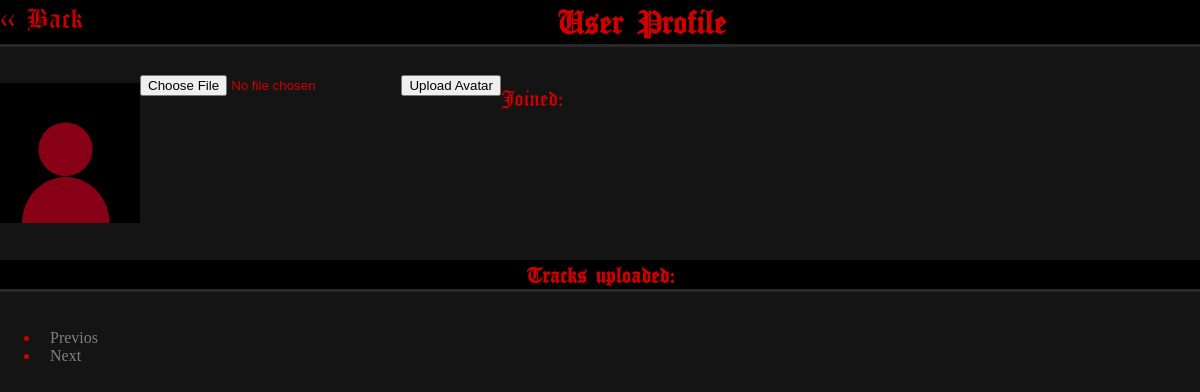
The page /profile/7/ on the database as committed earlier.
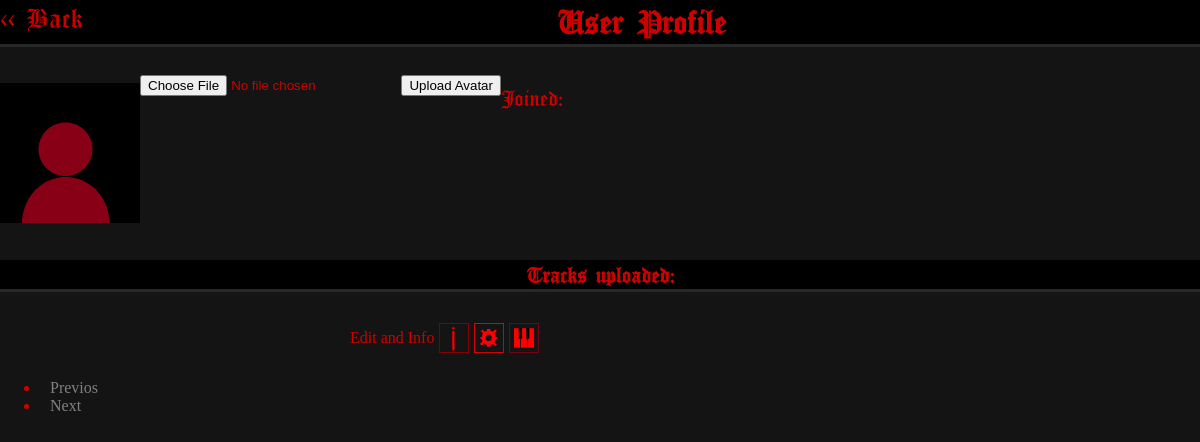
The same page on the database as committed later.
### MS_APP/models.py (models this page shows)
class Track(models.Model):
    STATUS_CHOICES = [
        (1, 'Demo Version'),
        (2, 'Released Version')
    ]
    PRIVATE_CHOICES = [
        (1, 'Private'),
        (2, 'Public')
    ]
    title = models.CharField(max_length=200)
    artist = models.CharField(max_length=200)
    note_num =models.IntegerField()
    duration = models.DurationField()
    created_at = models.DateTimeField(auto_now_add=True)
    dere_st = models.IntegerField(choices=STATUS_CHOICES, default=1)
    privaty_ch = models.IntegerField(choices=PRIVATE_CHOICES, default=2)
    likes = models.IntegerField(default=0)
    cho_ones = models.ManyToManyField(User, related_name='featured_tracks', blank=True)
    author = models.ForeignKey(User, on_delete=models.CASCADE)

### MS_APP/views.py (the view)
# urls.py: path('profile/<int:id>/', views.ProfileView, name='profile'),
def ProfileView(request, id):
    if request.method == 'GET':
        request.user
        track_list = Track.objects.filter(author = User.objects.get(id=id)).order_by('-created_at')
        paginator = Paginator(track_list, 10)
        page_number = request.GET.get('page')
        page_obj = paginator.get_page(page_number)
        return render(request, 'profile.html', {'id': id, 'page_obj': page_obj})
    if request.method == 'POST':
        pass

### templates/profile.html (shortened to what this page needs)
<DOCTYPE html>
{%load static %}
<html lang="en">
 <head >
        <link rel="stylesheet" href="{% static 'profile.css' %}">
  </head>
<body>
<a href="/" class="back-but1"> << Back </a>
<h2 class="mid"> User Profile</h2>
<div class="profile_info"><p><img src="{% static 'avatars/avatar_stability.png' %}" alt="User" class="user-img" ></p>
<form method="POST" enctype="multipart/form-data">
<input type="file" name="avatar" >
<button type="submit" class="upload_button">Upload Avatar</button>
</form>
<div><p>{{ user.username }}</p>
<p>Joined: {{ user.date_joined }}</p></div></div>
<h4 class="mid">Tracks uploaded: {{ tracks_count }}</h4>
<div class="track_list">
{% for track in page_obj %}
    <div class="track-row">
        <p>{{ track.title }}</p>
        <a href="{% url 'track_info' track.id %}"><img src="{% static 'sitemages/track_info.png' %}" alt="Track Info icon" class="track-info-icon"></button></a>
        <a href="{% url 'edit_track' track.id %}"><img src="{% static 'sitemages/edit_track.png' %}" alt="Track Edit icon" class="track-edit-icon"></a>
        <a href="{% url 'sequences' track.id %}"><img src="{% static 'sitemages/piano_roll.png' %}" alt="Piano Roll" class="track-piano-icon"></a>
    </div>
{%endfor%}
</div>
<nav aria-label="navv">
    <ul class="paginaton">
        <li class="page_item">
            <a class="page-link {% if not page_obj.has_previous %} disabled {% endif %}" href="{% if page_obj.has_previous %} {% url 'profile' id %}?page={{ page_obj.previous_page_number }} {% endif %}">
                Previos
            </a>
        </li>
        <li class="page-item">
            <a class="page-link {% if not page_obj.has_next %} disabled {% endif %}" href="{% if page_obj.has_next %} {% url 'profile' id %}?page={{ page_obj.next_page_number }} {% endif %}">
                Next
            </a>
        </li>
    </ul>
</nav>
</body>
</html>

### static/profile.css (style rules this page uses)
.user-img { width: 140px; height: 140px; }
body { margin: 0; color: rgb(208, 0, 0); background-color: rgb(20, 20, 20); }
a { color: rgb(200, 0, 0); }
.mid { font-family: 'MyFont', sans-serif; background-color: black; text-align: center; border-bottom: 3px solid rgb(40, 40, 40); }
.page-link { color: rgb(255, 0, 0); text-decoration: none; padding: 10px; }
.disabled { pointer-events: none; color: grey; }
.profile_info { font-family: 'MyFont', sans-serif; display: flex; flex-direction: row; }
.track_list { display: flex; flex-direction: column; width: 500px; justify-self: center }
.track-info-icon { width: 30px; height: 30px; }
.track-edit-icon { width: 30px; height: 30px; }
.track-row { display: flex; flex-direction: row; gap: 5px; align-items: center; }
.track-piano-icon { width: 30px; height: 30px; }
.back-but1 { float: left; font-family: 'MyFont', sans-serif; color: rgb(200, 0, 0); text-decoration: none; font-size: 20px; }

Rows that differ between the two databases and show on the page:
added Track: title "Edit and Info"
